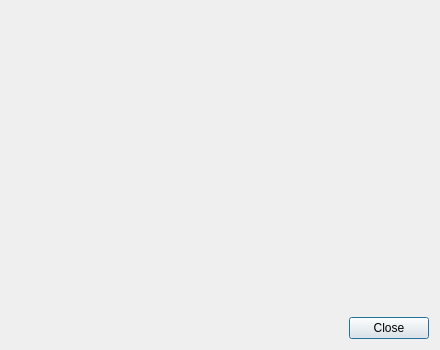
<?xml version="1.0" encoding="UTF-8"?>
<ui version="4.0">
 <class>AboutDialog</class>
 <widget class="QDialog" name="AboutDialog">
  <property name="geometry">
   <rect>
    <x>0</x>
    <y>0</y>
    <width>440</width>
    <height>350</height>
   </rect>
  </property>
  <property name="windowTitle">
   <string>About Veex</string>
  </property>
  <layout class="QVBoxLayout" name="verticalLayout">
   <property name="spacing">
    <number>0</number>
   </property>
   <item>
    <widget class="QLabel" name="label">
     <property name="alignment">
      <set>Qt::AlignCenter</set>
     </property>
    </widget>
   </item>
   <item>
    <widget class="QLabel" name="textLabel">
     <property name="sizePolicy">
      <sizepolicy hsizetype="Preferred" vsizetype="Expanding">
       <horstretch>0</horstretch>
       <verstretch>0</verstretch>
      </sizepolicy>
     </property>
     <property name="alignment">
      <set>Qt::AlignCenter</set>
     </property>
     <property name="wordWrap">
      <bool>true</bool>
     </property>
     <property name="openExternalLinks">
      <bool>true</bool>
     </property>
     <property name="textInteractionFlags">
      <set>Qt::LinksAccessibleByMouse|Qt::TextSelectableByMouse</set>
     </property>
    </widget>
   </item>
   <item>
    <widget class="QDialogButtonBox" name="buttonBox">
     <property name="orientation">
      <enum>Qt::Horizontal</enum>
     </property>
     <property name="standardButtons">
      <set>QDialogButtonBox::Close</set>
     </property>
    </widget>
   </item>
  </layout>
 </widget>
 <resources/>
 <connections>
  <connection>
   <sender>buttonBox</sender>
   <signal>accepted()</signal>
   <receiver>AboutDialog</receiver>
   <slot>accept()</slot>
   <hints>
    <hint type="sourcelabel">
     <x>248</x>
     <y>254</y>
    </hint>
    <hint type="destinationlabel">
     <x>157</x>
     <y>274</y>
    </hint>
   </hints>
  </connection>
  <connection>
   <sender>buttonBox</sender>
   <signal>rejected()</signal>
   <receiver>AboutDialog</receiver>
   <slot>reject()</slot>
   <hints>
    <hint type="sourcelabel">
     <x>316</x>
     <y>260</y>
    </hint>
    <hint type="destinationlabel">
     <x>286</x>
     <y>274</y>
    </hint>
   </hints>
  </connection>
 </connections>
</ui>
